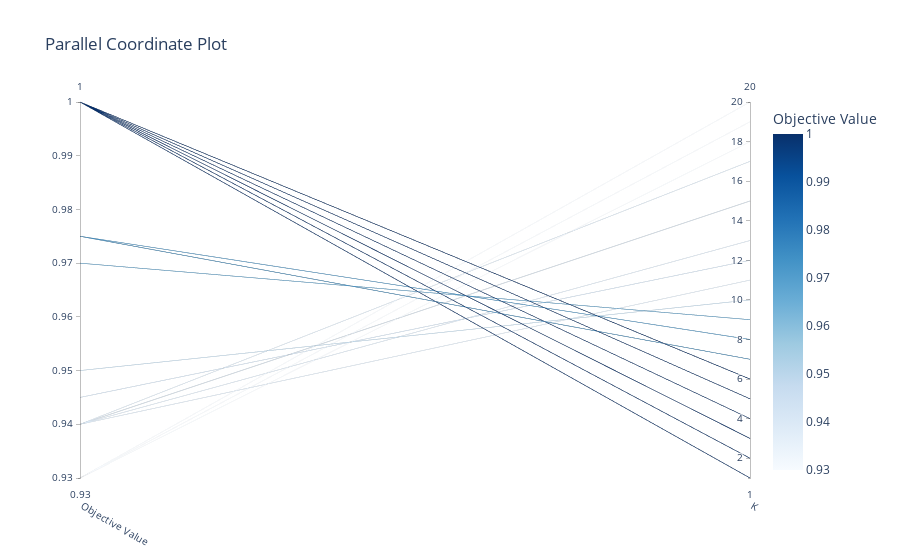

Source (notebook cell):
### Code cell
optuna.visualization.plot_parallel_coordinate(studyKNN)

### Figure 1 — Plotly figure (JSON) as saved in the notebook; plotly's stock layout.template omitted (floating-point values rounded to 4 significant figures)
{"data": [{"dimensions": [{"label": "Objective Value", "range": [0.93, 1], "values": [0.94, 0.94, 0.95, 1, 0.93, 0.93, 0.94, 1, 1, 0.945, 1, 1, 1, 1, 0.975, 1, 0.975, 1, 0.94, 0.97, 1, 1, 1, 1, 1, 1, 0.975, 1, 1, 1, 0.94, 1, 1, 1, 1, 1, 1, 1, 0.94, 0.95, 1, 0.975, 1, 0.93, 1, 1, 0.975, 0.94, 1, 1, 0.97, 1, 1, 1, 1, 1, 1, 1, 1, 1, 1, 1, 1, 0.975, 1, 1, 0.975, 1, 1, 1, 1, 1, 1, 1, 1, 1, 1, 0.94, 1, 1, 1, 1, 1, 0.945, 1, 1, 1, 1, 1, 1, 0.94, 1, 1, 1, 0.97, 1, 1, 1, 1, 1]}, {"label": "K", "range": [1, 20], "values": [11, 13, 10, 1, 18, 19, 17, 4, 4, 12, 1, 5, 1, 6, 7, 3, 8, 2, 15, 9, 4, 4, 3, 6, 2, 5, 8, 1, 3, 5, 11, 2, 1, 4, 1, 3, 6, 2, 15, 10, 4, 7, 5, 20, 1, 2, 7, 13, 5, 3, 9, 1, 3, 2, 4, 2, 1, 6, 4, 3, 5, 6, 2, 8, 4, 1, 7, 3, 2, 5, 4, 3, 1, 2, 6, 3, 4, 17, 1, 5, 2, 3, 1, 12, 2, 4, 2, 3, 1, 5, 15, 6, 4, 3, 9, 5, 4, 2, 1, 3]}], "labelangle": 30, "labelside": "bottom", "line": {"color": [0.94, 0.94, 0.95, 1, 0.93, 0.93, 0.94, 1, 1, 0.945, 1, 1, 1, 1, 0.975, 1, 0.975, 1, 0.94, 0.97, 1, 1, 1, 1, 1, 1, 0.975, 1, 1, 1, 0.94, 1, 1, 1, 1, 1, 1, 1, 0.94, 0.95, 1, 0.975, 1, 0.93, 1, 1, 0.975, 0.94, 1, 1, 0.97, 1, 1, 1, 1, 1, 1, 1, 1, 1, 1, 1, 1, 0.975, 1, 1, 0.975, 1, 1, 1, 1, 1, 1, 1, 1, 1, 1, 0.94, 1, 1, 1, 1, 1, 0.945, 1, 1, 1, 1, 1, 1, 0.94, 1, 1, 1, 0.97, 1, 1, 1, 1, 1], "colorbar": {"title": {"text": "Objective Value"}}, "colorscale": [[0, "rgb(247,251,255)"], [0.125, "rgb(222,235,247)"], [0.25, "rgb(198,219,239)"], [0.375, "rgb(158,202,225)"], [0.5, "rgb(107,174,214)"], [0.625, "rgb(66,146,198)"], [0.75, "rgb(33,113,181)"], [0.875, "rgb(8,81,156)"], [1, "rgb(8,48,107)"]], "reversescale": false, "showscale": true}, "type": "parcoords"}], "layout": {"title": {"text": "Parallel Coordinate Plot"}}}
